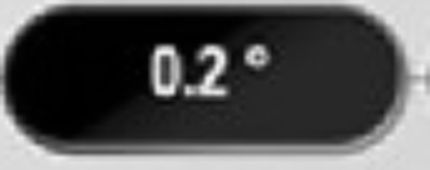
#> input picture Validacion de algoritmos/Prueba2Keras/prueba.jpg, 430 x 170 px; its folder holds 2 pictures in this run
$ python Keras2.py
#> lines starting #> are read from the running program, lines starting #| are printed output that depends on the picture; after the words box and inside, x2 and y2 are one past the last pixel; in counts of white or black regions, pixels touching at a corner belong together
# Esta programacion fue una prueba para detectar los contornos de los números y realizar recortes a cada uno, al final no se utilizó,
# porque con Tesseract y Asprise OCR no fue necesario, pero si quieren usarlo para mejorar el rendimiento del algoritmo aquí lo dejo.

import cv2
import numpy as np

def preprocess_image(image_path):
    # Load the image
#> called with image_path = 'prueba.jpg'
    image = cv2.imread(image_path)
#> image is the input picture: shape (170, 430, 3); min 0, max 244, mean 81.1

    # Convert the image to grayscale
    gray_image = cv2.cvtColor(image, cv2.COLOR_BGR2GRAY)

    # Apply adaptive thresholding to enhance the text
    threshold_image = cv2.adaptiveThreshold(
        gray_image, 255, cv2.ADAPTIVE_THRESH_GAUSSIAN_C, cv2.THRESH_BINARY_INV, 11, 2
    )
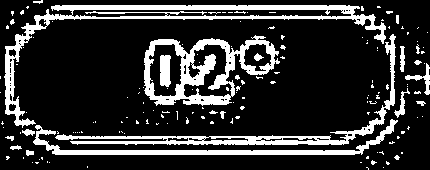
#> threshold_image: shape (170, 430); 19.4% white; 153 white regions (133 under 20 px), largest, box (x1, y1, x2, y2) and area: (4, 5, 386, 128) 4250, (144, 35, 280, 106) 3373, (55, 34, 396, 145) 2662

    # Perform morphological operations to clean up the image
    kernel = np.ones((3, 3), np.uint8)
    cleaned_image = cv2.morphologyEx(threshold_image, cv2.MORPH_CLOSE, kernel)
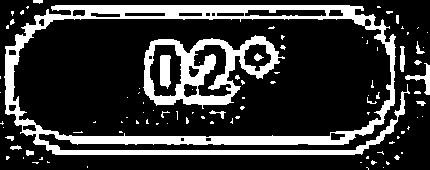
#> cleaned_image: shape (170, 430); 21.7% white; 95 white regions (77 under 20 px)

    return cleaned_image

def detect_and_crop_numbers(image, min_area=100):
    # Find contours in the preprocessed image
#> called with min_area = 200
    contours, _ = cv2.findContours(image, cv2.RETR_EXTERNAL, cv2.CHAIN_APPROX_SIMPLE)
#> contours = 49 contours, 43 with area under 20; largest, box (x1, y1, x2, y2) and area: (4, 5, 410, 155) 52038, (405, 63, 430, 95) 163, (400, 46, 405, 72) 78, (416, 41, 425, 54) 26, (26, 150, 34, 156) 26, (10, 145, 22, 150) 24

    # Iterate through each contour and crop the numbers
    for i, contour in enumerate(contours):
        # Calculate the bounding box of the contour
        x, y, w, h = cv2.boundingRect(contour)

        # Calculate the area of the contour
        contour_area = cv2.contourArea(contour)

        # Check if the area is bigger than the minimum area
        if contour_area > min_area:
            # Crop the number from the original image
            number_crop = image[y:y + h, x:x + w]

            # Save the cropped number as a new image
            cv2.imwrite(f"number_{i + 1}.png", number_crop)
#> this loop made 49 passes
#> (x, y, w, h, contour_area) on passes 16, 17, 31, 34, 35, 48: (26, 150, 8, 6, 25.5), (10, 145, 12, 5, 24), (405, 63, 25, 32, 163), (400, 46, 5, 26, 77.5), (416, 41, 9, 13, 26.5), (4, 5, 406, 150, 52037.5)

if __name__ == "__main__":
    # ... (same as before) ...
    input_image_path = 'prueba.jpg'

    # Define the minimum area for cropping (you can change this value as desired)
    min_crop_area = 200  # Edit this value as needed

    # Preprocess the image
    preprocessed_image = preprocess_image(input_image_path)

    # Detect and crop numbers from the preprocessed image
    detect_and_crop_numbers(preprocessed_image, min_area=min_crop_area)
